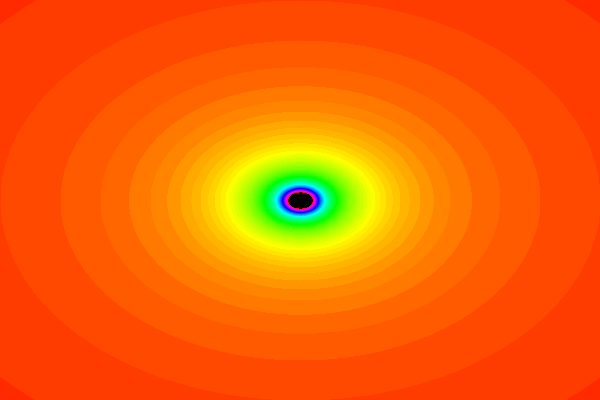

Recreate this plot in Python.
from PIL import Image, ImageDraw

MAX_ITER = 100
C = 3*10**8

def sequence(v):
    u = 0
    n = 0
    while abs(u) <= 2 and n < MAX_ITER:
        u = (v + u)/(1 + v*u/(C*C))
        n += 1
    return n

# Image size (pixels)
WIDTH = 600
HEIGHT = 400

# Plot window
RE_START = -0.5
RE_END = 0.5
IM_START = -0.5
IM_END = 0.5

im = Image.new('HSV', (WIDTH, HEIGHT), (0, 0, 0))
draw = ImageDraw.Draw(im)

for x in range(0, WIDTH):
    for y in range(0, HEIGHT):
        # Convert pixel coordinate to complex number
        v = complex(RE_START + (x / WIDTH) * (RE_END - RE_START),
                    IM_START + (y / HEIGHT) * (IM_END - IM_START))
        # Compute the number of iterations
        m = sequence(v)
        # The color depends on the number of iterations
        hue = int(255 * m / MAX_ITER)
        saturation = 255
        value = 255 if m < MAX_ITER else 0
        # Plot the point
        draw.point([x, y], (hue, saturation, value))

im.convert('RGB').save('train_fractal.png', 'PNG')
